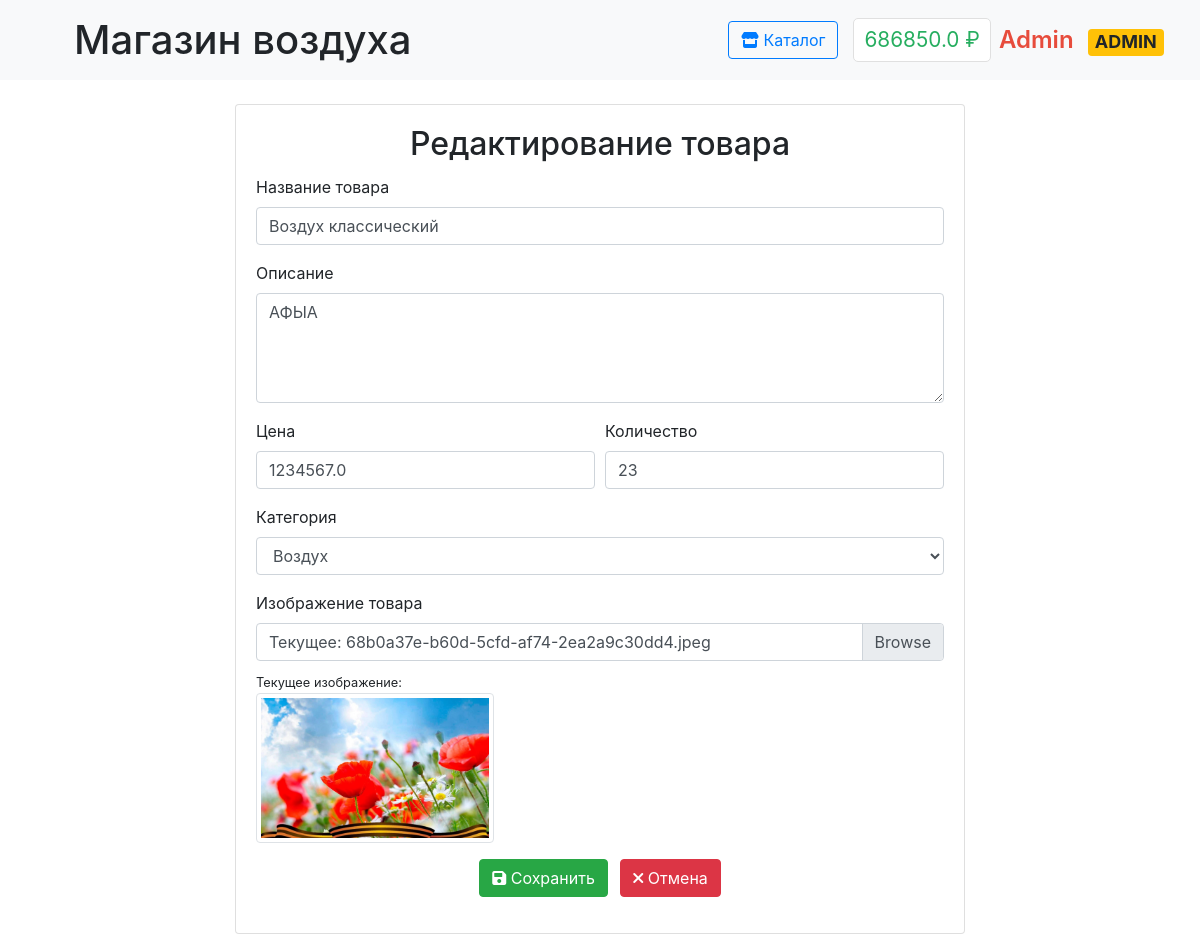
The app's page /admin/product/1/edit (signed in), older data.
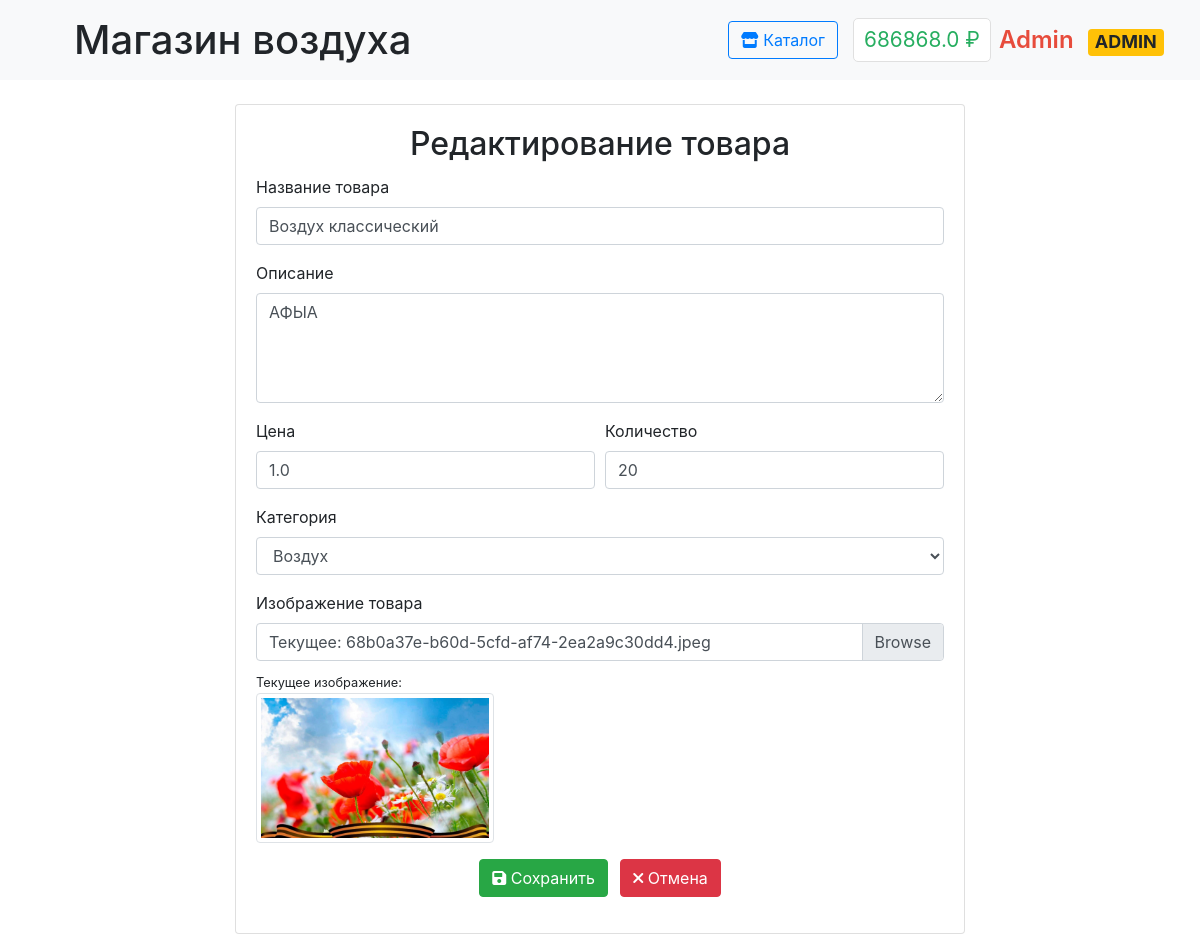
The same page, newer data.
### data/users.py (models this page shows, shortened)
class User(SqlAlchemyBase, UserMixin):
    __tablename__ = 'users'
    id = Column(Integer, primary_key=True, autoincrement=True)
    surname = Column(String, nullable=False)
    name = Column(String, nullable=False)
    email = Column(String, unique=True, nullable=False)
    hashed_password = Column(String, nullable=False)
    balance = Column(Float, default=0)
    is_admin = Column(Boolean, default=False)

### data/products.py (models this page shows)
class Product(SqlAlchemyBase):
    __tablename__ = 'products'
    id = sa.Column(sa.Integer, primary_key=True, autoincrement=True)
    title = sa.Column(sa.String, nullable=False)
    description = sa.Column(sa.Text)
    price = sa.Column(sa.Float, nullable=False)
    quantity = sa.Column(sa.Integer, default=0)
    image_url = sa.Column(sa.String)
    category = sa.Column(sa.String)
    created_at = sa.Column(sa.DateTime, default=sa.func.now())
    is_available = sa.Column(sa.Boolean, default=True)

### main.py (the view, shortened to what this page needs)
@app.route('/admin/product/<int:id>/edit', methods=['GET', 'POST'])
@login_required
def edit_product(id):
    if not current_user.is_admin:
        abort(403)
    db_sess = db_session.create_session()
    product = db_sess.get(Product, id)
    if not product:
        db_sess.close()
        abort(404)
    form = ProductForm(obj=product)
    form.category.choices = [('air', 'Воздух'), ('other', 'Другое')]
    return render_template('edit_product.html', form=form, product=product)

### forms/products.py
class ProductForm(FlaskForm):
    title = StringField('Название товара', validators=[DataRequired()])
    description = TextAreaField('Описание')
    price = FloatField('Цена', validators=[DataRequired(), NumberRange(min=0.01)])
    quantity = IntegerField('Количество', validators=[NumberRange(min=0)])
    image = FileField('Изображение товара', validators=[
        FileAllowed(['jpg', 'jpeg', 'png', 'gif'], 'Только изображения!')
    ])
    category = SelectField('Категория', choices=[
        ('air', 'Воздух'),
        ('other', 'Другое')
    ], validators=[DataRequired()])
    submit = SubmitField('Сохранить')

### data/db_session.py (called while the page is built)
def create_session() -> Session:
    global __factory
    return __factory()

### main.py (called while the page is built)
@login_manager.user_loader
def load_user(user_id):
    db_sess = db_session.create_session()
    return db_sess.get(User, user_id)

### templates/edit_product.html (shortened to what this page needs)
{% extends "base.html" %}
{% block content %}
<div class="container">
    <div class="row justify-content-center">
        <div class="col-md-8">
            <div class="card mt-4">
                <div class="card-body">
                    <h2 class="card-title text-center">Редактирование товара</h2>
                    <form method="POST" enctype="multipart/form-data">
                        <div class="form-group">
                            {{ form.title.label }}
                            {{ form.title(class="form-control") }}
                        </div>
                        <div class="form-group">
                            {{ form.description.label }}
                            {{ form.description(class="form-control", rows=4) }}
                        </div>
                        <div class="form-row">
                            <div class="form-group col-md-6">
                                {{ form.price.label }}
                                {{ form.price(class="form-control") }}
                            </div>
                            <div class="form-group col-md-6">
                                {{ form.quantity.label }}
                                {{ form.quantity(class="form-control") }}
                            </div>
                        </div>
                        <div class="form-group">
                            {{ form.category.label }}
                            {{ form.category(class="form-control") }}
                        </div>
                        <div class="form-group">
                            <label>Изображение товара</label>
                            <div class="custom-file">
                                <label class="custom-file-label" for="image">
                                    {% if product.image_url %}
                                        Текущее: {{ product.image_url.split('/')[-1] }}
                                    {% else %}
                                        Выберите новое изображение
                                    {% endif %}
                                </label>
                            </div>
                            {% if product.image_url %}
                            <div class="mt-2">
                                <small>Текущее изображение:</small><br>
                                <img src="{{ url_for('static', filename=product.image_url) }}"
                                     class="img-thumbnail" style="max-height: 150px;">
                            </div>
                            {% endif %}
                        </div>
                        <div class="form-group text-center">
                            <button type="submit" class="btn btn-success mr-2">
                                <i class="fas fa-save"></i> Сохранить
                            </button>
                            <a href="{{ url_for('admin_panel') }}" class="btn btn-danger">
                                <i class="fas fa-times"></i> Отмена
                            </a>
                        </div>
                    </form>
                </div>
            </div>
        </div>
    </div>
</div>
{% endblock %}

### templates/base.html (shortened to what this page needs)
<!doctype html>
<html lang="en">
<head>
    <link rel="stylesheet" href="https://stackpath.bootstrapcdn.com/bootstrap/4.4.1/css/bootstrap.min.css">
    <link rel="stylesheet" href="https://cdnjs.cloudflare.com/ajax/libs/font-awesome/6.0.0/css/all.min.css">
    <link rel="stylesheet" href="{{ url_for('static', filename='css/style.css') }}">
</head>
<body>
<nav class="navbar navbar-light bg-light">
    <div class="navbar-container">
        <h1 class="m-2" style="padding-left: 30px;">Магазин воздуха</h1>
        <div class="nav-section">
            {% if current_user.is_authenticated %}
                <a href="{{ url_for('index') }}" class="btn btn-outline-primary">
                    <i class="fas fa-store"></i> Каталог
                </a>
                <div class="d-flex align-items-center">
                    <span class="balance mr-2" onclick="window.location.href='{{ url_for('payment') }}'">
                        {{ current_user.balance }} ₽
                    </span>
                    <span class="username {% if current_user.is_admin %}admin-badge{% endif %}"
                          onclick="window.location.href='{{ url_for('profile') }}'">
                        {{ current_user.name }}
                        {% if current_user.is_admin %}<span class="badge badge-warning ml-2">ADMIN</span>{% endif %}
                    </span>
                </div>
            {% endif %}
        </div>
    </div>
</nav>
<main>
    {% block content %}{% endblock %}
</main>
</body>
</html>

Row changes from the older to the newer data that the page shows:
changed User "Admin": balance "686850.0" → "686868.0"
changed Product "68b0a37e-b60d-5cfd-af74-2ea2a9c30dd4.jpeg": price "1234567.0" → "1.0"; quantity "23" → "20"
